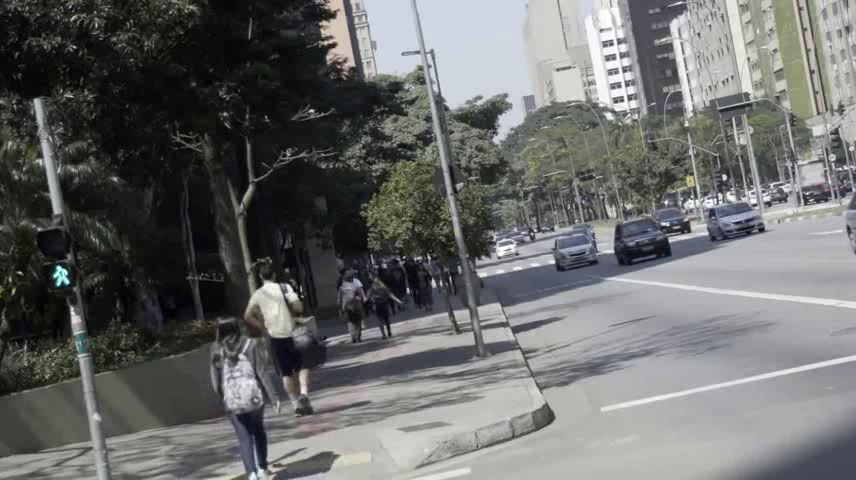
#> input picture frame 21 of resource/video480.avi, 856 x 480 px
$ python DetectionCar.py
#> lines starting #> are read from the running program, lines starting #| are printed output that depends on the picture; after the words box and inside, x2 and y2 are one past the last pixel; in counts of white or black regions, pixels touching at a corner belong together
import cv2

video_src = 'resource/video480.avi'

cap = cv2.VideoCapture(video_src)
car_cascade = cv2.CascadeClassifier('cascades/cars.xml')

while True:

    ret, img = cap.read()
#> img is the input picture: shape (480, 856, 3); mean B, G, R 106.1, 107.2, 105.6

    if type(img) == type(None):
        break

    gray = cv2.cvtColor(img, cv2.COLOR_BGR2GRAY)
    cars = car_cascade.detectMultiScale(gray, 1.1, 1)
#> cars = [[633, 220, 20, 20], [612, 248, 26, 26], [288, 420, 28, 28], [280, 385, 46, 46], [384, 401, 46, 46], [408, 303, 47, 47], [288, 418, 61, 61], [412, 342, 89, 89], [682, 160, 114, 114]]

    for (x, y, w, h) in cars:
        cv2.rectangle(img, (x, y), (x + w, y + h), (0, 0, 255), 2)
#> this loop made 9 passes
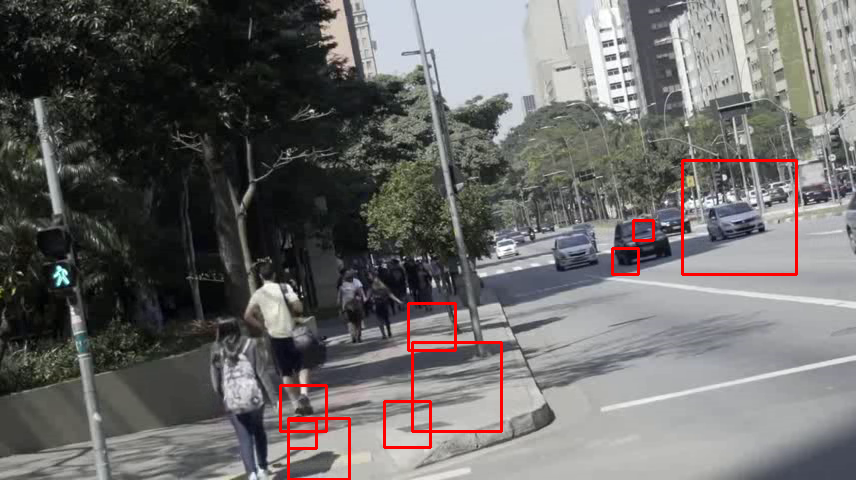
#> img: shape (480, 856, 3); 1.33% of pixels changed, all inside (x1, y1, x2, y2) = (279, 159, 798, 480)

    cv2.imshow('video-car', img)

    if cv2.waitKey(33) == 27:
#> (key Esc is pressed here)
        break

cv2.destroyAllWindows()

$ run again, starting later in the video
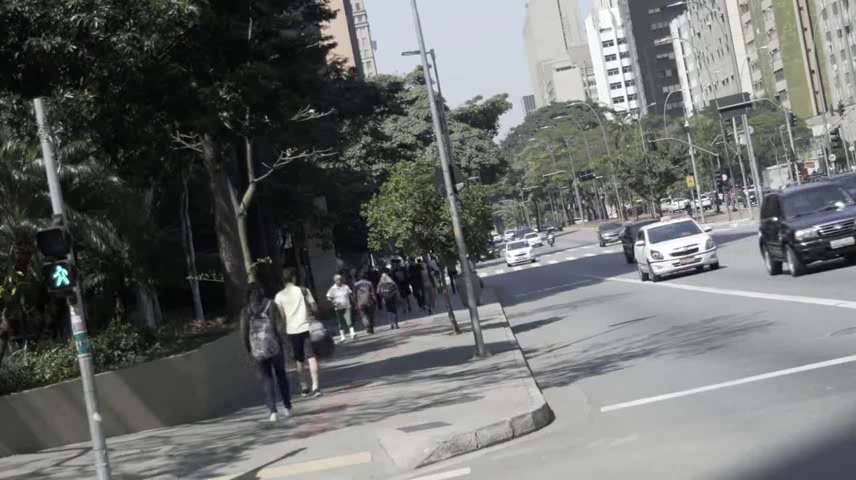
#> input picture frame 96 of resource/video480.avi, 856 x 480 px
#> img is the input picture: shape (480, 856, 3); mean B, G, R 105.8, 106.8, 105.4
#> cars = [[2, 106, 28, 28], [594, 224, 28, 28], [402, 306, 45, 45], [388, 402, 43, 43], [700, 200, 57, 57], [754, 234, 60, 60], [774, 230, 63, 63], [616, 216, 92, 92], [412, 340, 92, 92]]
#> the loop `for (x, y, w, h) in cars:` made 9 passes
#> after the loop `for (x, y, w, h) in cars:`:
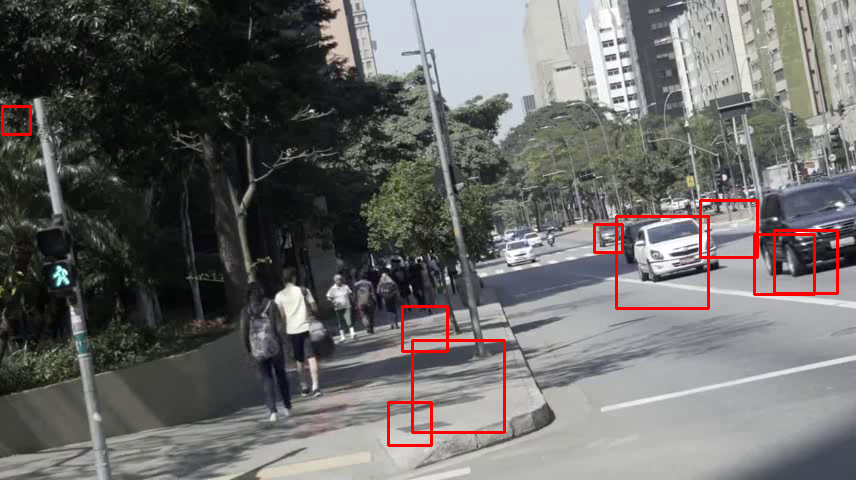
#> img: shape (480, 856, 3); 1.43% of pixels changed, all inside (x1, y1, x2, y2) = (1, 105, 839, 447)

$ run again, starting later in the video
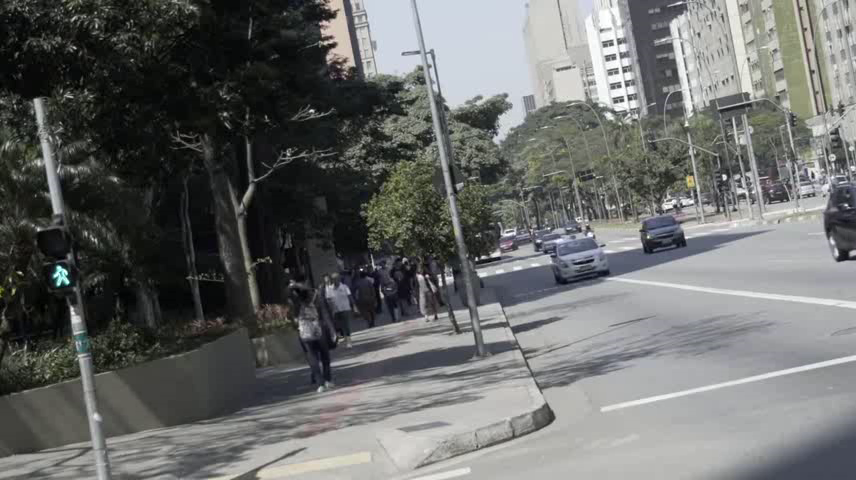
#> input picture frame 171 of resource/video480.avi, 856 x 480 px
#> img is the input picture: shape (480, 856, 3); mean B, G, R 105.6, 107, 105.4
#> cars = [[526, 368, 30, 30], [412, 340, 92, 92], [606, 152, 146, 146]]
#> the loop `for (x, y, w, h) in cars:` made 3 passes
#> after the loop `for (x, y, w, h) in cars:`:
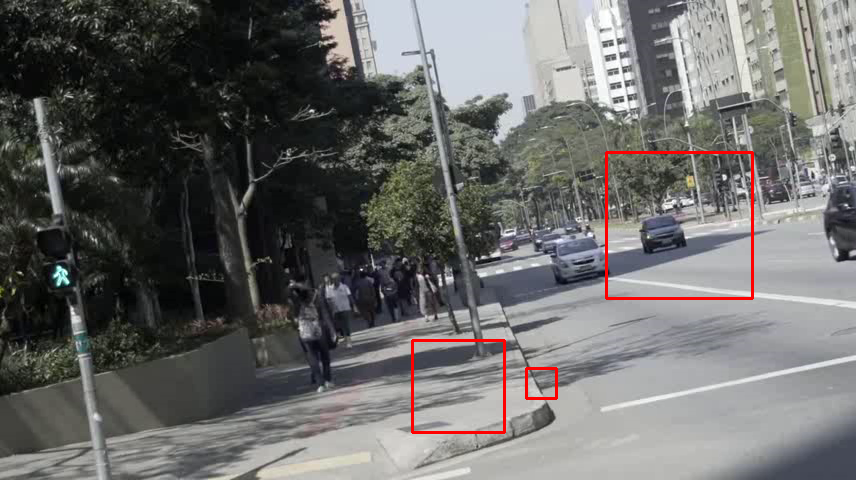
#> img: shape (480, 856, 3); 0.78% of pixels changed, all inside (x1, y1, x2, y2) = (411, 151, 754, 434)
